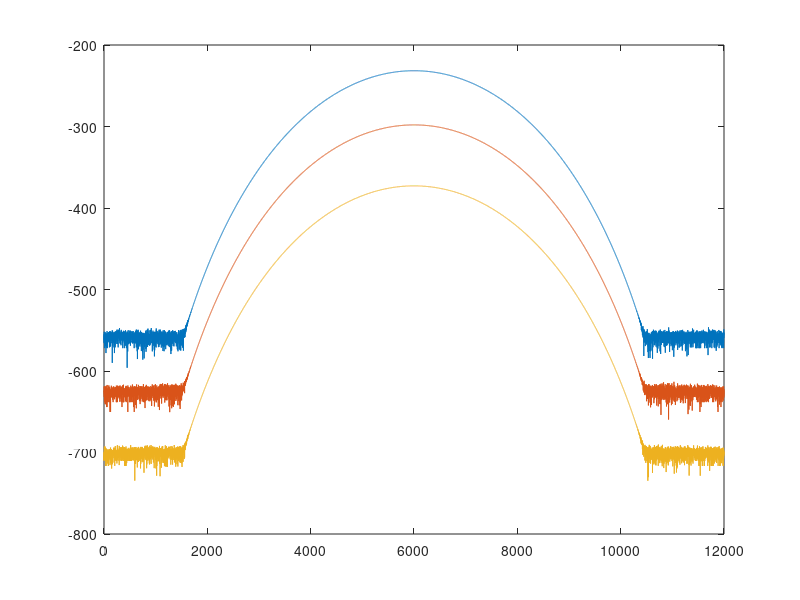

Reproduce this figure in MATLAB. (Note: this script raises an error after producing the figure.)
close all;
clear all;
 frameLength = 4096;
 Fs = 24000;
 %'Device','Line (3- Steinberg UR22mkII )'
% fileReader = audioDeviceReader('SamplesPerFrame',frameLength,'OutputDataType','int16','SampleRate',Fs);
% deviceWriter = audioDeviceWriter( ...
%     'SampleRate',fileReader.SampleRate);
 % user interface control za prekid while petlje
 
%  fileReader = dsp.AudioFileReader( ...
%     'proba2.wav', ...
%     'SamplesPerFrame',frameLength);
% deviceWriter = audioDeviceWriter( ...
%     'SampleRate',fileReader.SampleRate);
% SpecAnalyzer = dsp.SpectrumAnalyzer('SampleRate',fileReader.SampleRate);
freq = 400;
t = [0:1/Fs:5.1/Fs];
sign = sin(2*400*pi*t);
disp('Recording and sending started');       

Fn = 24000/2;                                      % Stopband Frequency (Normalised)
fc = [200,250,315,400,500,630,800,1000,1250,1600,2000,2500,3150,4000,5000,6300,8024,10000];
Wn = [178,224,282,355,447,562,708,891,1120,1410,1780,2240,2820,3550,4470,5620,7080,8910,11200,14100];
A = zeros(4*21,6);
N = length(fc);

f = [0:1:Fs/2-1];
figure;
M = 40;
for i=1:3
    f1 = fc(N-i+1)/(2^(1/6)); 
    f2 = fc(N-i+1)*(2^(1/6)); 
    Qr = fc(N-i+1)/(f2-f1); 
    Qd = (pi/2/M)/(sin(pi/2/M))*Qr;
    alpha = (1 + sqrt(1+4*Qd^2))/2/Qd; 
    W1 = fc(N-i+1)/(Fs/2)/alpha; 
    W2 = fc(N-i+1)/(Fs/2)*alpha;
    [b(i,:),a(i,:)] = butter(M,[W1,W2]); 
    H = freqz(b(i,:),1,Fn);
    plot(f,20*log10(abs(H)));
    hold on;
end

[b(i+1,:),b(i,:)] = butter(M,W1);
H = freqz(b(i+1,:),1,Fn);
    plot(f,20*log10(abs(H)));
    hold on;
%plot(f,20*log10(abs(fft(audio,Fn))));
hold on;
    k=5;
for i=16:-3:4
    f1 = fc(i)/(2^(1/6)); 
    f2 = fc(i)*(2^(1/6)); 
    Qr = fc(i)/(f2-f1); 
    Qd = (pi/2/M)/(sin(pi/2/M))*Qr;
    alpha = (1 + sqrt(1+4*Qd^2))/2/Qd; 
    W1 = fc(i)/(Fs/2)/alpha; 
    W2 = fc(i)/(Fs/2)*alpha;
    [b(k,:),a(k,:)] = butter(M,W1); 
    H = freqz(b(k,:),1,Fn);
    plot(f,20*log10(abs(H)));
    k=k+1;
    hold on;
end

y = zeros(N/3,4096);
while ~isDone(fileReader)
    frameLength = 4096;
    output = 0;
    x=zeros(N,frameLength);
%     audio = record(fileReader);
%     audio = fileReader();
%     audio = audio.*10^(40/20);
    
    i=1;
    [x, frameLength] = thirdOctaveAnalysis(x,frameLength,sign,b,a,i,length(fc));
    %2. korak - odraditi gain s offsetom
    %3. korak - interpolacija
    
    y = thirdOctaveSynthesis(sign,frameLength,y,output,length(fc),6,b,a,9);
   % output = y(1,:)+y(2,:)+y(3,:)+y(4,:)+y(5,:)+y(6,:);
    
    %deviceWriter(y(1,:)');
    step(SpecAnalyzer,y(1,:)');
    %step(SpecAnalyzer,audio);
    y = zeros(N/3,4096);
end



% release(fileReader);                         %<---
% release(deviceWriter);
% release(SpecAnalyzer);


